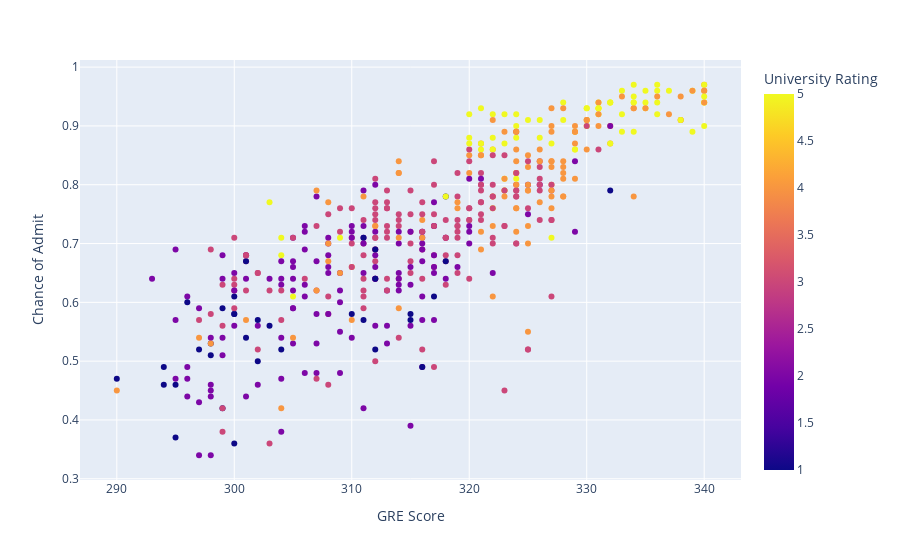

Source (notebook cell):
### Code cell
fig = px.scatter(admission_df, x = 'GRE Score', y = 'Chance of Admit', color = 'University Rating')
fig.show()

### Figure 1 — Plotly figure (JSON) as saved in the notebook; plotly's stock layout.template omitted (floating-point values rounded to 4 significant figures; data arrays with more than 128 entries replaced by an {"elided": "..."} marker saying what was removed)
{"data": [{"hovertemplate": "GRE Score=%{x}<br>Chance of Admit=%{y}<br>University Rating=%{marker.color}<extra></extra>", "legendgroup": "", "marker": {"color": {"elided": "500 int values"}, "coloraxis": "coloraxis", "symbol": "circle"}, "mode": "markers", "name": "", "orientation": "v", "showlegend": false, "type": "scatter", "x": {"elided": "500 int values"}, "xaxis": "x", "y": {"elided": "500 float values"}, "yaxis": "y"}], "layout": {"coloraxis": {"colorbar": {"title": {"text": "University Rating"}}, "colorscale": [[0, "#0d0887"], [0.1111, "#46039f"], [0.2222, "#7201a8"], [0.3333, "#9c179e"], [0.4444, "#bd3786"], [0.5556, "#d8576b"], [0.6667, "#ed7953"], [0.7778, "#fb9f3a"], [0.8889, "#fdca26"], [1, "#f0f921"]]}, "legend": {"tracegroupgap": 0}, "margin": {"t": 60}, "xaxis": {"anchor": "y", "domain": [0, 1], "title": {"text": "GRE Score"}}, "yaxis": {"anchor": "x", "domain": [0, 1], "title": {"text": "Chance of Admit"}}}}
